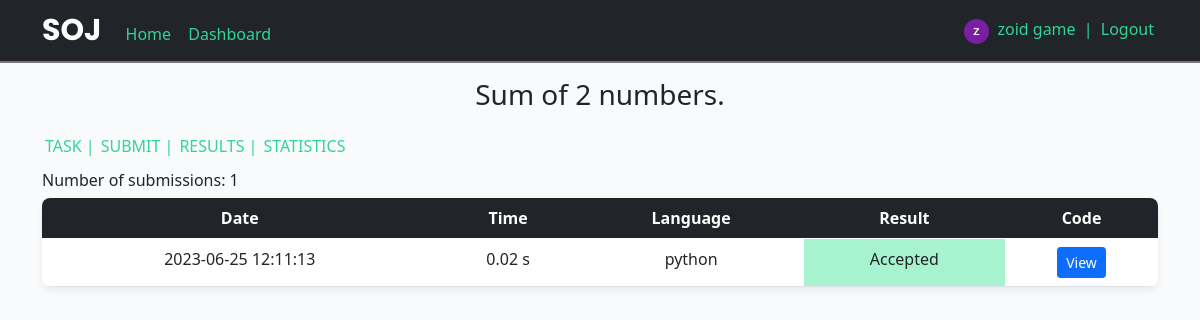
Before: /result/1 (signed in) with the older database file.
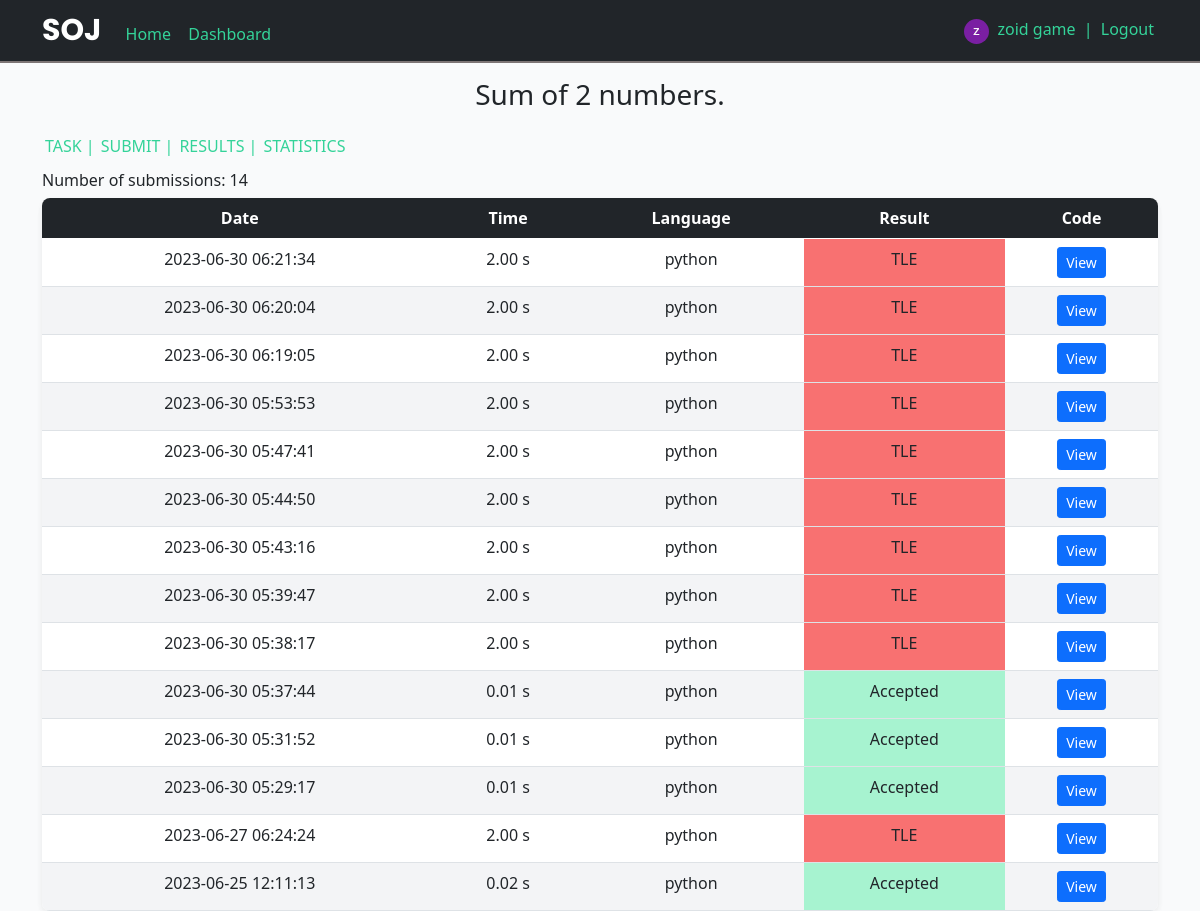
After: the same page with the newer database file.
### SOJ/models.py (models this page shows, shortened)
class User(db.Model, UserMixin):
    id = db.Column(db.Integer, primary_key=True)
    username = db.Column(db.String(20), unique=True, nullable=False)
    email = db.Column(db.String(120), unique=True, nullable=False)
    image_file = db.Column(db.String(20), nullable=False, default='default.jpg')
    password = db.Column(db.String(60), nullable=False)

class Problem(db.Model):
    id = db.Column(db.Integer, primary_key=True)
    title = db.Column(db.String(100), nullable=False)
    statement = db.Column(db.String(1000), nullable=False)
    categories = db.Column(db.String(1000), nullable=True)
    input = db.Column(db.String(1000), nullable=False)
    output = db.Column(db.String(1000), nullable=False)
    constraint = db.Column(db.String(1000), nullable=False)
    solved = db.Column(db.Integer, nullable=False, default=0)
    tried = db.Column(db.Integer, nullable=False , default=0)

class Submission(db.Model):
    id = db.Column(db.Integer, primary_key=True)
    user_id = db.Column(db.Integer, nullable=False)
    prob_id = db.Column(db.Integer, nullable=False)
    code = db.Column(db.String(10000), nullable=False)
    language = db.Column(db.String(10), nullable=False)
    date = db.Column(db.DateTime, nullable=False, default=datetime.utcnow)
    runtime = db.Column(db.String(10), nullable=False, default="0")
    status = db.Column(db.String(1), nullable=False, default="U") # U->unsolved A->accepted W->wrong

### SOJ/main/routes.py (the view)
@main.route("/result/<int:prob_id>", methods=['POST', 'GET'])
@login_required
def result(prob_id):
    prob = Problem.query.filter_by(id=prob_id).first()
    submissions = Submission.query.filter_by(prob_id=prob_id, user_id=current_user.id )[::-1]
    n = 0
    if submissions:
        for _ in submissions:
            n+=1
    else :
        n = 0
    return render_template("result.html", submissions=submissions, prob=prob, n=n)

### SOJ/models.py (called while the page is built)
@login_manager.user_loader
def load_user(user_id):
    return User.query.get(int(user_id))

### SOJ/templates/result.html (shortened to what this page needs)
{% extends 'layout.html' %}
{% block content %}
<div class="container" style="margin-top:10px; margin-bottom:10px;">
    <p class="text-center fs-3 text-bolder ">{{ prob.title }}</p>
    <div class="d-flex flex-row">
        <a class="custom-link" href="{{ url_for('main.task', id=prob.id) }}" style="padding:3px;">TASK |</a>
        <a class="custom-link" href="{{ url_for('main.submit', id=prob.id) }}" style="padding:3px;"> SUBMIT |</a>
        <a class="custom-link" href="" style="padding:3px;"> RESULTS |</a>
        <a class="custom-link" href="{{ url_for('main.prob_stats', id=prob.id) }}" style="padding:3px;"> STATISTICS</a>
    </div>
</div>
<div class="container "">
    <h6>Number of submissions: {{ n }}</h6>
    {% if submissions %}
            <div class="custom-card p-0 overflow-hidden">
                <table class="table my-0">
                    <thead>
                        <tr class="table-dark">
                            <th>Date</th>
                            <th>Time</th>
                            <th>Language</th>
                            <th>Result</th>
                            <th>Code</th>
                        </tr>
                    </thead>
                    <tbody>
                        {% for sub in submissions %}
                            <tr class="data-row" >
                                <td>{{ sub.date.strftime('%Y-%m-%d %H:%M:%S') }}</td>
                                {% if sub.runtime == "-1" %}
                                    <td>Calculating...</td>
                                {% else %}
                                    <td>{{ "{} s".format((sub.runtime[:4])) }}</td>
                                {% endif %}
                                <td>{{ sub.language }}</td>
                                {% if sub.status=='A' %}
                                    <td style="background-color:#a7f3d0;">Accepted</td>
                                {% elif sub.status=='W' %}
                                    <td style="background-color: #f87171;">Wrong</td>
                                {% elif sub.status=='T' %}
                                    <td style="background-color: #f87171;">TLE</td>
                                {% elif sub.status=='Q' %}
                                    <td style="background-color: #d5d5d5;">In queue...</td>
                                {% else %}
                                    <td>{{ sub.status }}</td>
                                {% endif %}
                                <td>
                                    <button type="button" class="btn btn-primary btn-sm" data-toggle="modal" data-target=".bd-example-modal-lg-{{ sub.id }}">View</button>
                                </td>
                            </tr>
                        {% endfor %}
                </table>
            </div>
    {% endif %}
</div>
{% endblock %}

### SOJ/templates/layout.html (shortened to what this page needs)
<!DOCTYPE html>
<html>
<head>
    <link href="https://cdn.jsdelivr.net/npm/bootstrap@5.0.2/dist/css/bootstrap.min.css" rel="stylesheet">
    <link rel="stylesheet" href="{{ url_for('static', filename='css/layout.css') }}">
</head>
<body style="background-color: #f9fafb;">
    <nav class="navbar navbar-dark bg-dark ">
        <div class="container">
            <div>
                <a  class="navbar-brand" style="font-size:30px; font-weight: bold; font-family: 'Poppins', sans-serif;">SOJ</a>
                <a href="/" class="custom-link">Home</a>
                {% if current_user.is_authenticated %}
                    <a href="{{ url_for('main.dashboard') }}" class="custom-link" style="margin-left:5px;">Dashboard</a>
                {% endif %}
            </div>
            <div>
                {% if current_user.is_authenticated %}
                <img class="rounded-circle" src="{{ url_for('static', filename='profile_pics/' + current_user.image_file) }}" width="25" height="25" >
                    <a class="custom-link" href="{{ url_for('users.account') }}">{{ current_user.username }} </a><span style="color: #34d399  ;">| </span>
                    <a class="custom-link" href="{{ url_for('users.logout') }}">Logout</a>
                {% else %}
                    <a class="custom-link" href="{{ url_for('users.login') }}">Login</a>
                {% endif %}
        </div>
    </nav>
    {% block content %}{% endblock %}
</body>
</html>

### SOJ/static/css/layout.css (style rules this page uses)
.custom-card { background-color: white; padding: 10px ; border-radius: 8px; box-shadow: rgba(0, 0, 0, 0.04) 0px 2px 6px, rgba(0, 0, 0, 0.02) 0px 4px 8px, rgba(0, 0, 0, 0.02) 0px 6px 12px; }
a { transition: all 0.3s; }
.custom-link { text-decoration: None; padding: 4px; color: #34d399 ; }
nav { border-bottom: 2px solid rgb(125, 117, 117); }

### SOJ/templates/result.html (style rules this page uses)
th, td { text-align: center; }

Changed rows visible on the page:
added Submission: date "2023-06-30 06:21:34", runtime "2.00 s", language "python", status "TLE"
added Submission: date "2023-06-30 06:20:04", runtime "2.00 s", language "python", status "TLE"
added Submission: date "2023-06-30 06:19:05", runtime "2.00 s", language "python", status "TLE"
added Submission: date "2023-06-30 05:53:53", runtime "2.00 s", language "python", status "TLE"
added Submission: date "2023-06-30 05:47:41", runtime "2.00 s", language "python", status "TLE"
added Submission: date "2023-06-30 05:44:50", runtime "2.00 s", language "python", status "TLE"
added Submission: date "2023-06-30 05:43:16", runtime "2.00 s", language "python", status "TLE"
added Submission: date "2023-06-30 05:39:47", runtime "2.00 s", language "python", status "TLE"
added Submission: date "2023-06-30 05:38:17", runtime "2.00 s", language "python", status "TLE"
added Submission: date "2023-06-30 05:37:44", runtime "0.01 s", language "python", status "Accepted"
added Submission: date "2023-06-30 05:31:52", runtime "0.01 s", language "python", status "Accepted"
added Submission: date "2023-06-30 05:29:17", runtime "0.01 s", language "python", status "Accepted"
added Submission: date "2023-06-27 06:24:24", runtime "2.00 s", language "python", status "TLE"
Other visible differences:
{{ n }}: "1" → "14"
